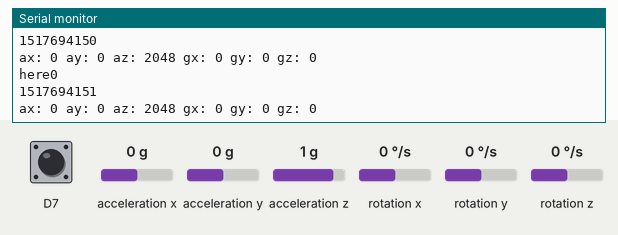
Simulated run of this sketch. Board: ESP8266 (NodeMCU). On the bench: the last lines printed to the serial monitor. The inputs (shaded band) are chosen by the test bench; at power-on: acceleration x 0 g, acceleration y 0 g, acceleration z 1 g, rotation x 0 °/s, rotation y 0 °/s, D7 HIGH, rotation z 0 °/s. The local clock reads 2024-03-15 10:24:30 at power-on unless the sketch sets it.

Above: at 2.2 s.
2.3 s: acceleration x set to -1.4 g
At 2.9 s:
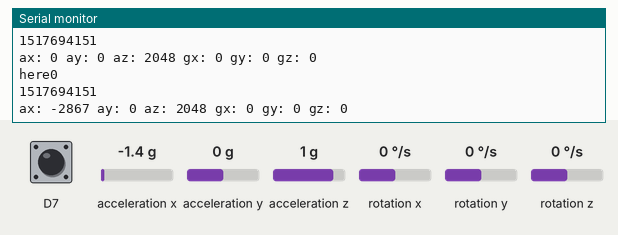
3.8 s: acceleration y set to -1.4 g
At 4.5 s:
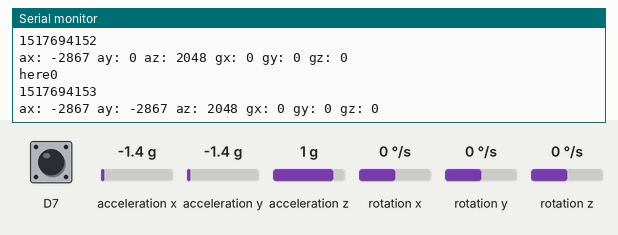
5.3 s: acceleration z set to -1.4 g
At 6.0 s:
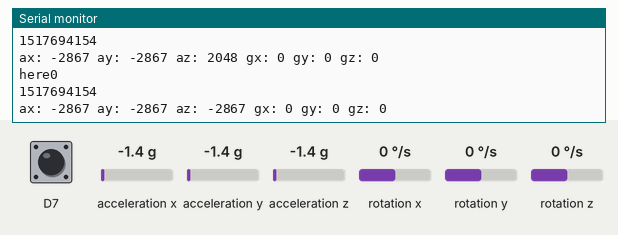
6.8 s: rotation x set to -192 °/s
At 7.5 s:
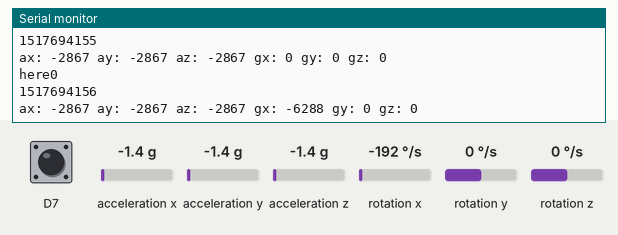
8.3 s: rotation y set to -192 °/s
At 9.0 s:
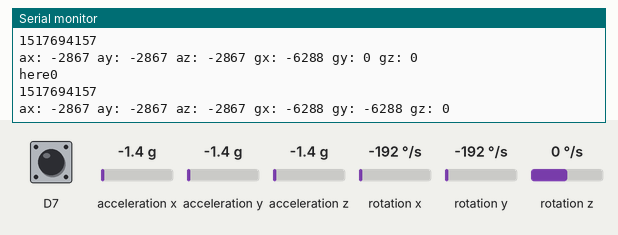
Timing chart, 0 to 10.8 s (numbered marks = the images above; inputs shaded):
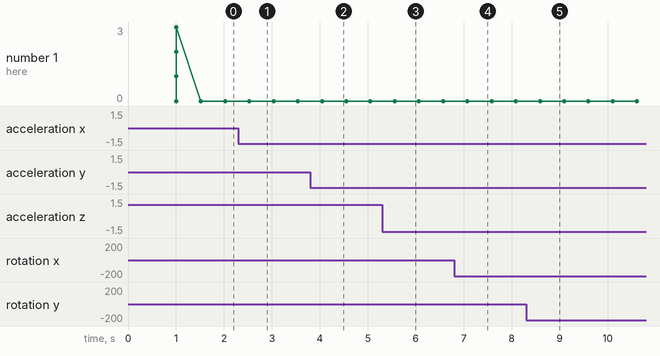

Measured:
- after the input at 2.3 s, the serial monitor: prints a new line after 0.24 s (image 1)
- after the input at 3.8 s, the serial monitor: prints a new line after 0.25 s (image 2)
- after the input at 5.3 s, the serial monitor: prints a new line after 0.26 s (image 3)
- after the input at 6.8 s, the serial monitor: prints a new line after 0.28 s (image 4)
- after the input at 8.3 s, the serial monitor: prints a new line after 0.29 s (image 5)

The sketch:

esp8266-MCU.ino
```cpp
#include <ESP8266WiFi.h>
#include <stdlib.h>
#include <Time.h>
#include <TimeLib.h>
#include <EEPROM.h>
#include <Wire.h>
#include <DS3232RTC.h>
#include <SoftwareSerial.h>
#include <FastCRC.h>

#include "mpu_config.h"


void setup() {

  // put your setup code here, to run once:
  delay(1000);
  Serial.begin(115200);
  RTC.begin(D2,D1);

  setTime(21, 42, 30, 3, 2, 2018);   //set the system time to 23h31m30s on 13Feb2009
  RTC.set(now());

  setSyncProvider(RTC.get);

  Serial.println("here0");

  Wire.begin(D2, D1);
  Wire.setClock(400000);
  Serial.println("here1");

  while (!initMPU()) {
   Serial.println("Init fail");
    delay(500);
  }
  pinMode(13, INPUT_PULLUP);
  attachInterrupt(13, detectMotion, FALLING);
  Serial.println("here2");

}


void loop() {
  // put your main code here, to run repeatedly:
  Serial.println("here3");
  Serial.println(MPU_Status());
  while (true) {
    Serial.println(getMPUReading());
    if (checkMotion()) {
      Serial.println("Motion Detected");
    }
    delay(500);
    Serial.println("here0");
    Serial.println(String(RTC.get()));
  }

  delay(1000);

}
```

mpu_config.cpp
```cpp
#include "mpu_config.h"


volatile bool state = false;
MPU6050 mpu(MPU6050_ADDRESS_AD0_HIGH);
int16_t ax = 0, ay = 0, az = 0, gx = 0, gy = 0, gz =0;

bool initMPU(){
	mpu.initialize();

	if(!mpu.testConnection()){
		return false;
	}

	mpu.setDLPFMode(LPF);                       // 20 Hz
	mpu.setDHPFMode(HPF);                       // 5 Hz
	mpu.setFullScaleGyroRange(GYRO_RNG);             // 1000 deg/s
	mpu.setFullScaleAccelRange(ACC_RNG);            // 8 g

	mpu.setMotionDetectionThreshold(MOT_THRESHOLD);      // 100 mg
	mpu.setMotionDetectionDuration(MOT_DUR);      // 100 ms
	mpu.setMotionDetectionCounterDecrement(MOT_DECREMENT); // 0 reset
	mpu.setInterruptMode(INT_MODE);                  // active low
	mpu.setInterruptLatch(INT_LATCH);                 // 50 us pulse
	mpu.setIntEnabled(INT_EN);                     // enable INT
	mpu.setInterruptLatchClear(LATCH_CLR);

	mpu.setIntFreefallEnabled(FF_EN);
	mpu.setIntMotionEnabled(MOT_EN);
	mpu.setIntZeroMotionEnabled(ZERO_EN);
	mpu.setIntFIFOBufferOverflowEnabled(FIFO_EN);
	mpu.setIntI2CMasterEnabled(MASTER_EN);
	mpu.setIntDataReadyEnabled(RDY_EN);

  return true;
}

void detectMotion(){
	state = true;
}

bool checkMotion(){
	if(state == true){
		state = false;
	}
	return mpu.getIntMotionStatus();
}

String getMPUReading(){
	String a= "";
	mpu.getMotion6(&ax,&ay,&az,&gx,&gy,&gz);
	a = "ax: " + String(ax) + " " + "ay: " + String(ay) + " " + "az: " + String(az) + " "
		"gx: " + String(gx) + " " + "gy: " + String(gy) + " " + "gz: " + String(gz);
	return a;
}

String MPU_Status(){


	String out = "";
	out += "LPF :" + String(mpu.getDLPFMode()) + "\n";
	out += "HPF :" + String(mpu.getDHPFMode()) + "\n";
	out += "Gyro Range :" + String(mpu.getFullScaleGyroRange()) + "\n";
	out += "Acc Range :" + String(mpu.getFullScaleAccelRange()) + "\n";
	out += "Motion Threshold :" + String(mpu.getMotionDetectionThreshold()) + "\n";
	out += "Motion Dur Threshold : :" + String(mpu.getMotionDetectionDuration()) + "\n";
	out += "Interrupt Mode :" + String(mpu.getInterruptMode()) + "\n";
	out += "Latch Mode :" + String(mpu.getInterruptLatch()) + "\n";
	out += "Int enable :" + String(mpu.getIntEnabled()) + "\n";
	out += "Counter Motion Decrement :" + String(mpu.getMotionDetectionCounterDecrement()) + "\n";
	out += "----------------------------------------------------------\n";

	return out;
}
```

mpu_config.h
```cpp
#ifndef MPU_CONFIG_H
#define MPU_CONFIG_H

#include "MPU6050_6Axis_MotionApps20.h"
#include "MPU6050.h"


#define LPF 	  4
#define HPF 		1
#define GYRO_RNG 	2
#define ACC_RNG 	3

#define MOT_THRESHOLD 	5
#define MOT_DUR			10
#define MOT_DECREMENT	1
#define INT_MODE		1
#define INT_LATCH		1
#define INT_EN			1
#define LATCH_CLR		0

#define	FF_EN			  0
#define MOT_EN			1
#define ZERO_EN			0
#define FIFO_EN			0
#define	MASTER_EN		0
#define RDY_EN			0


extern volatile bool state;
extern int16_t ax,ay,az,gx,gy,gz;
extern MPU6050 mpu;

bool initMPU();
void detectMotion();
bool checkMotion();
String MPU_Status();
String getMPUReading();
#endif
```
